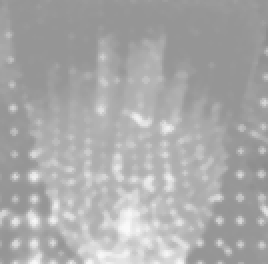
#> input picture Filler_robot/NeuroModules/cropped_image.png, 134 x 132 px (shown 2 times larger)
$ python test.py
#> lines starting #> are read from the running program, lines starting #| are printed output that depends on the picture
import cv2
import numpy as np

# Функция для обновления изображений и ключевых точек
def compare_images_feature_matching(nfeatures, contrastThreshold, edgeThreshold):
    # Получение изображения из камеры
    # image_1 = self.camera.image_copy
    # image_2 = self.camera.read_cam()

#> called with nfeatures = 1337, contrastThreshold = 0.013, edgeThreshold = 33
    image_1 = cv2.imread('cropped_image.png')
#> image_1 is the input picture: shape (132, 134, 3); min 139, max 249, mean 169.7
    image_2 = cv2.imread('cropped_image_2.png')
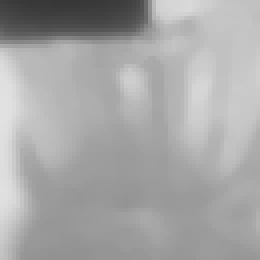
#> input picture Filler_robot/NeuroModules/cropped_image_2.png, 65 x 65 px (shown 4 times larger)
#> image_2 is the input picture: shape (65, 65, 3); min 55, max 225, mean 166.6

    # Преобразование изображений в оттенки серого
    image_1_gray = cv2.cvtColor(image_1, cv2.COLOR_BGR2GRAY)
    image_2_gray = cv2.cvtColor(image_2, cv2.COLOR_BGR2GRAY)

    # Обрезка изображений
    cropped_image_1 = image_1_gray
    cropped_image_2 = image_2_gray

    # Инициализация SIFT детектора
    print(edgeThreshold)
    sift = cv2.SIFT_create(nfeatures = nfeatures, contrastThreshold = contrastThreshold, edgeThreshold = edgeThreshold)

    # Нахождение ключевых точек и дескрипторов
    kp1, des1 = sift.detectAndCompute(cropped_image_1, None)
#> kp1 = 440 keypoints; strongest (x, y, size): (17, 88, 3.6), (17, 110, 4.3), (120, 110, 2.6), (8, 111, 3)
    kp2, des2 = sift.detectAndCompute(cropped_image_2, None)
#> kp2 = 16 keypoints; strongest (x, y, size): (16, 13, 6.7), (33, 20, 4.8), (7, 42, 5.4), (47, 6, 3.4)


    # Проверка, что дескрипторы не пустые
    if des1 is None or des2 is None:
        print("Дескрипторы пустые. Проверьте изображения и параметры детектора.")
        return False

    print('len(kp1)', len(kp1), len(kp2))
#| len(kp1) 440 16

    if len(kp2) >= len(kp1) * 0.33:
        print('Стакан есть')
    else:
        print('Стакан нету')


    # Рисование ключевых точек на обрезанных изображениях
    cropped_image_1_with_keypoints = cv2.drawKeypoints(cropped_image_1, kp1, None, flags=cv2.DrawMatchesFlags_DRAW_RICH_KEYPOINTS)
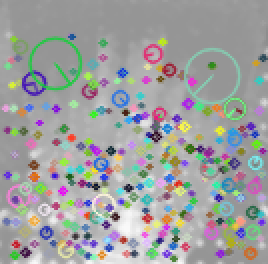
#> cropped_image_1_with_keypoints: shape (132, 134, 3) (shown 2 times larger); mean of channels 0, 1, 2 159.8, 160.1, 158.7; drawn as B, G, R
    cropped_image_2_with_keypoints = cv2.drawKeypoints(cropped_image_2, kp2, None, flags=cv2.DrawMatchesFlags_DRAW_RICH_KEYPOINTS)
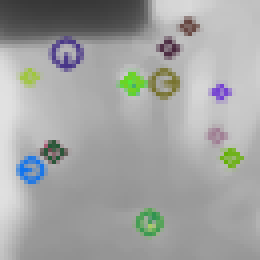
#> cropped_image_2_with_keypoints: shape (65, 65, 3) (shown 4 times larger); mean of channels 0, 1, 2 161.6, 163, 161.3; drawn as B, G, R

    # Сохранение изображений с нарисованными ключевыми точками
    cv2.imwrite('cropped_image_1_with_keypoints.png', cropped_image_1_with_keypoints)
    cv2.imwrite('cropped_image_2_with_keypoints.png', cropped_image_2_with_keypoints)
    cv2.imshow('Controls', cropped_image_1_with_keypoints)
    cv2.imshow('Controls2', cropped_image_2_with_keypoints)
    # [28 lines of commented-out code are left out]
cv2.namedWindow('Controls')
cv2.namedWindow('Controls2')

# Создание ползунков для настройки параметров
cv2.createTrackbar('nfeatures', 'Controls', 1337, 10000, lambda x: None)
cv2.createTrackbar('contrastThreshold', 'Controls', 13, 100, lambda x: None)
cv2.createTrackbar('edgeThreshold', 'Controls', 33, 100, lambda x: None)

# Основной цикл для обновления изображений и ключевых точек
while True:
    # Получение текущих значений ползунков
    nfeatures = cv2.getTrackbarPos('nfeatures', 'Controls')
    contrastThreshold = cv2.getTrackbarPos('contrastThreshold', 'Controls') / 1000.0
    edgeThreshold = cv2.getTrackbarPos('edgeThreshold', 'Controls')

    # Обновление изображений и ключевых точек
    compare_images_feature_matching(nfeatures, contrastThreshold, edgeThreshold)

    # Ожидание нажатия клавиши для выхода
    if cv2.waitKey(1) & 0xFF == ord('q'):
#> (key q is pressed here)
        break

# Закрытие всех окон
cv2.destroyAllWindows()
